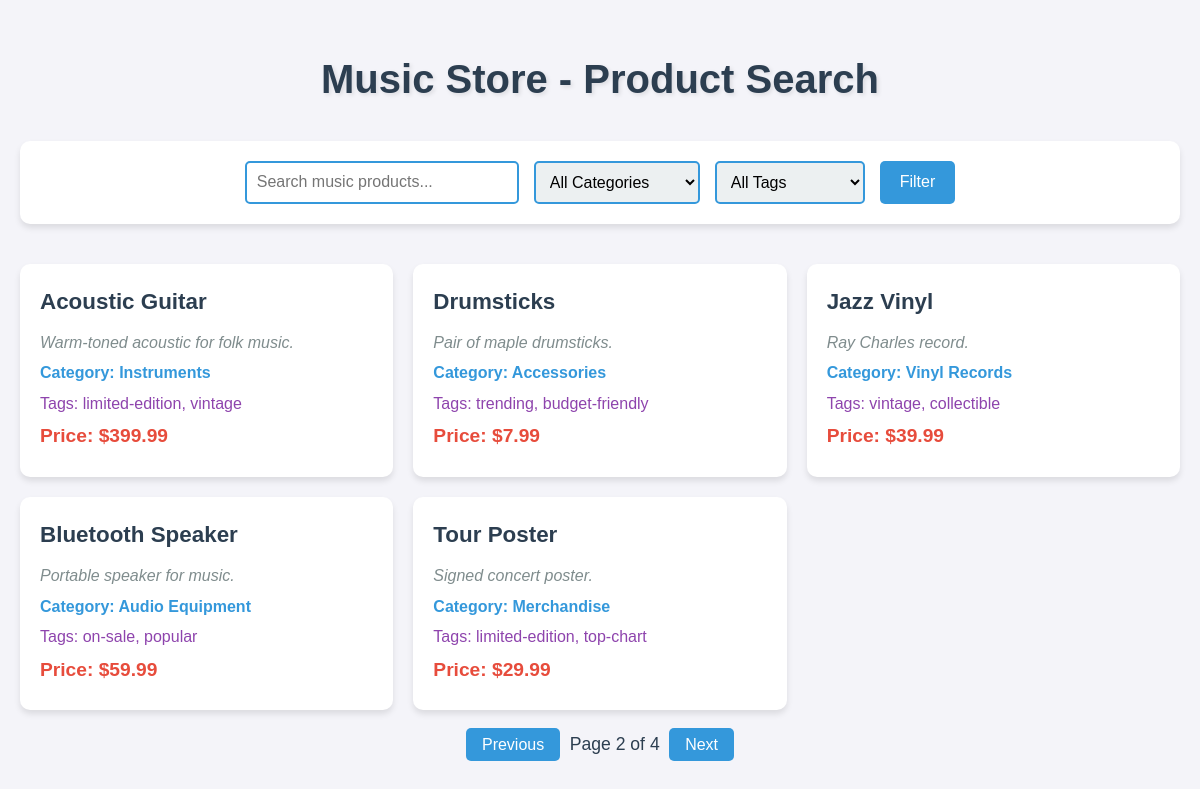
Screenshot of /?page=2 with the database file from the repository.
### products/models.py (models this page shows, shortened)
class Product(models.Model):
    name = models.CharField(max_length=100)
    description = models.TextField(db_index=True)
    category = models.ForeignKey('Category', on_delete=models.CASCADE)
    tags = models.ManyToManyField('Tag')
    price = models.DecimalField(max_digits=10, decimal_places=2)
    created_at = models.DateTimeField(auto_now_add=True)

class Category(models.Model):
    name = models.CharField(max_length=100)
    class Meta:
        verbose_name_plural = 'Categories'  # Correct plural form for admin interface

class Tag(models.Model):
    name = models.CharField(max_length=50)

### products/views.py (the view)
# urls.py: path('', views.product_search, name='product_search'),
def product_search(request):
    products = Product.objects.select_related('category').prefetch_related('tags')
    categories = Category.objects.filter(product__isnull=False).distinct()
    tags = Tag.objects.filter(product__isnull=False).distinct()
    description = request.GET.get('description', '')
    category_id = request.GET.get('category')
    tag_id = request.GET.get('tag')
    filters = {}
    if description:
        filters['description__icontains'] = description
    if category_id:
        filters['category__id'] = category_id
    if tag_id:
        filters['tags__id'] = tag_id
    if filters:
        products = products.filter(**filters)
    paginator = Paginator(products, 5)
    page_number = request.GET.get('page')
    try:
        page_obj = paginator.page(page_number)
    except PageNotAnInteger:
        page_obj = paginator.page(1)
    except EmptyPage:
        page_obj = paginator.page(paginator.num_pages)
    context = {
        'page_obj': page_obj,
        'categories': categories,
        'tags': tags,
        'description': description,
        'selected_category': category_id,
        'selected_tag': tag_id,
    }
    return render(request, 'products/search.html', context)

### products/templates/products/search.html (shortened to what this page needs)
<!DOCTYPE html>
<html lang="en">
<head>
</head>
<body>
    <h1>Music Store - Product Search</h1>
    <form method="GET" class="filter-form">
        <input type="text" name="description" value="{{ description }}" placeholder="Search music products...">
        <select name="category">
            <option value="">All Categories</option>
        </select>
        <select name="tag">
            <option value="">All Tags</option>
        </select>
        <button type="submit">Filter</button>
    </form>
    <ul class="product-list">
        {% if page_obj.object_list %}
            {% for product in page_obj %}
                <li class="product-item">
                    <h3>{{ product.name }}</h3>
                    <p class="description">{{ product.description }}</p>
                    <p class="category">Category: {{ product.category.name }}</p>
                    <p class="tags">Tags: {% for tag in product.tags.all %}{{ tag.name }}{% if not forloop.last %}, {% endif %}{% endfor %}</p>
                    <p class="price">Price: ${{ product.price }}</p>
                </li>
            {% endfor %}
        {% else %}
            <li class="product-item">No products found</li>
        {% endif %}
    </ul>
    {% if page_obj.has_other_pages %}
        <div class="pagination">
            {% if page_obj.has_previous %}
                <a href="?page={{ page_obj.previous_page_number }}">Previous</a>
            {% endif %}
            <span>Page {{ page_obj.number }} of {{ page_obj.paginator.num_pages }}</span>
            {% if page_obj.has_next %}
                <a href="?page={{ page_obj.next_page_number }}">Next</a>
            {% endif %}
        </div>
    {% endif %}
</body>
</html>

### products/templates/products/search.html (style rules this page uses)
body { font-family: 'Arial', sans-serif; background-color: #f4f4f9; color: #333; margin: 0; padding: 20px; line-height: 1.6; }
h1 { text-align: center; color: #2c3e50; font-size: 2.5em; margin-bottom: 30px; text-shadow: 2px 2px 4px rgba(0, 0, 0, 0.1); }
.filter-form { background-color: #fff; padding: 20px; border-radius: 10px; box-shadow: 0 4px 6px rgba(0, 0, 0, 0.1); display: flex; gap: 15px; flex-wrap: wrap; justify-content: center; margin-bottom: 40px; }
.filter-form input[type="text"] { padding: 10px; font-size: 1em; border: 2px solid #3498db; border-radius: 5px; width: 250px; transition: border-color 0.3s ease; }
.filter-form select { padding: 10px; font-size: 1em; border: 2px solid #3498db; border-radius: 5px; background-color: #ecf0f1; cursor: pointer; transition: border-color 0.3s ease; }
.filter-form button { padding: 10px 20px; font-size: 1em; background-color: #3498db; color: #fff; border: none; border-radius: 5px; cursor: pointer; transition: background-color 0.3s ease, transform 0.2s ease; }
.product-list { list-style: none; padding: 0; display: grid; grid-template-columns: repeat(auto-fit, minmax(300px, 1fr)); gap: 20px; max-width: 1200px; margin: 0 auto; }
.product-item { background-color: #fff; border-radius: 10px; padding: 20px; box-shadow: 0 4px 6px rgba(0, 0, 0, 0.1); transition: transform 0.3s ease, box-shadow 0.3s ease; }
.product-item h3 { color: #2c3e50; font-size: 1.4em; margin: 0 0 10px; }
.product-item p { margin: 5px 0; font-size: 1em; }
.product-item .description { color: #7f8c8d; font-style: italic; }
.product-item .category { color: #3498db; font-weight: bold; }
.product-item .tags { color: #8e44ad; }
.product-item .price { color: #e74c3c; font-size: 1.2em; font-weight: bold; }
.pagination { text-align: center; margin-top: 20px; }
.pagination a { padding: 8px 16px; background-color: #3498db; color: #fff; text-decoration: none; border-radius: 5px; margin: 0 5px; transition: background-color 0.3s ease; }
.pagination span { font-size: 1.1em; color: #2c3e50; }

### rows the page displays
Product: name "Acoustic Guitar", description "Warm-toned acoustic for folk music.", category.name "Instruments", price "399.99"
Tag: name "limited-edition"
Tag: name "vintage"
Product: name "Drumsticks", description "Pair of maple drumsticks.", category.name "Accessories", price "7.99"
Tag: name "trending"
Tag: name "budget-friendly"
Product: name "Jazz Vinyl", description "Ray Charles record.", category.name "Vinyl Records", price "39.99"
Tag: name "collectible"
Product: name "Bluetooth Speaker", description "Portable speaker for music.", category.name "Audio Equipment", price "59.99"
Tag: name "on-sale"
Tag: name "popular"
Product: name "Tour Poster", description "Signed concert poster.", category.name "Merchandise", price "29.99"
Tag: name "top-chart"

### other values shown
{{ page_obj.number }} "2"
{{ page_obj.paginator.num_pages }} "4"
